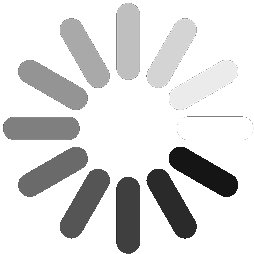
#> input picture visualization-consumer/loading_frames/temp01.png, 254 x 254 px; its folder holds only this picture in this run
$ python optimized_plot.py
#> lines starting #> are read from the running program, lines starting #| are printed output that depends on the picture; after the words box and inside, x2 and y2 are one past the last pixel; in counts of white or black regions, pixels touching at a corner belong together
# Current version. Replaces old/plot-v1.py and old/plot-v2.py.

import os
import pandas as pd
import cv2
import numpy as np
import time


def add_transparent_image(background, foreground, x_offset=None, y_offset=None):
    bg_h, bg_w, bg_channels = background.shape
    fg_h, fg_w, fg_channels = foreground.shape

    assert bg_channels == 3, f'background image should have exactly 3 channels (RGB). found:{bg_channels}'
    assert fg_channels == 4, f'foreground image should have exactly 4 channels (RGBA). found:{fg_channels}'

    if x_offset is None:
        x_offset = (bg_w - fg_w) // 2
    if y_offset is None:
        y_offset = (bg_h - fg_h) // 2

    w = min(fg_w, bg_w, fg_w + x_offset, bg_w - x_offset)
    h = min(fg_h, bg_h, fg_h + y_offset, bg_h - y_offset)

    if w < 1 or h < 1:
        return

    bg_x = max(0, x_offset)
    bg_y = max(0, y_offset)
    fg_x = max(0, x_offset * -1)
    fg_y = max(0, y_offset * -1)
    foreground = foreground[fg_y:fg_y + h, fg_x:fg_x + w]
    background_subsection = background[bg_y:bg_y + h, bg_x:bg_x + w]

    foreground_colors = foreground[:, :, :3]
    alpha_channel = foreground[:, :, 3] / 255

    alpha_mask = np.dstack((alpha_channel, alpha_channel, alpha_channel))

    composite = background_subsection * (1 - alpha_mask) + foreground_colors * alpha_mask

    background[bg_y:bg_y + h, bg_x:bg_x + w] = composite


frames_dir = './amazon-kinesis-video-streams-consumer-library-for-python/frames'
detections_dir = './amazon-kinesis-video-streams-consumer-library-for-python/detections'
processed_fragments_dir = './amazon-kinesis-video-streams-consumer-library-for-python/processed_fragments'
license_plates_dir = './amazon-kinesis-video-streams-consumer-library-for-python/license_plates'

visualized_fragments = set()
track_ids_ = []

current_license_text = None
current_license_track_id = None
license_plate_display_frames = 0
LICENSE_PLATE_DISPLAY_DURATION = 45

loading_frames = []
loading_frames_dir = './loading_frames'
if os.path.exists(loading_frames_dir):
    for file in sorted(os.listdir(loading_frames_dir)):
        img = cv2.imread(os.path.join(loading_frames_dir, file), cv2.IMREAD_UNCHANGED)
#> img is the input picture: shape (254, 254, 4); mean B, G, R, A 217.6, 217.6, 217.6, 81
        if img is not None:
            loading_frames.append(img)

TARGET_FPS = 12
FRAME_DELAY = int(1000 / TARGET_FPS)
PROCESSING_DELAY = 0.05
MIN_FRAGMENTS_TO_START = 2

# [73 lines left out: functions get_all_license_plates, update_license_plate_display, not called in this run]


def show_loading_animation(frame_template, loading_frames):
    """Show one cycle of loading animation"""
    if not loading_frames:
        frame = frame_template.copy()
        cv2.imshow('frame', frame)
        cv2.waitKey(100)
        return True

    for img in loading_frames:
        frame = frame_template.copy()
        add_transparent_image(frame, img)
        cv2.imshow('frame', frame)
        if cv2.waitKey(50) & 0xFF == ord('q'):
            return False
    return True


# [51 lines left out: function draw_detections_and_license_plate, not called in this run]


def main():
    global visualized_fragments

    frame_template = np.ones((960, 1440, 3), dtype=np.uint8) * 128

    print("="*60)
    print("VIDEO PROCESSOR STARTED")
    print("="*60)
    print(f"Target FPS: {TARGET_FPS}")
    print(f"Frame delay: {FRAME_DELAY}ms")
    print(f"Buffering: Waiting for {MIN_FRAGMENTS_TO_START} fragments before playback")
    print("License plates shown directly on detection boxes")
    print("Green box = License plate available")
    print("Red box = Processing license plate...")
    print("Press 'q' to quit, 'p' to pause")
    print("="*60)

    print("Showing loading animation...")
    for _ in range(2):
        if not show_loading_animation(frame_template, loading_frames):
            return
#> this loop made 1 pass; (key q is pressed on pass 1)
#> pass 1, in add_transparent_image, `alpha_channel = foreground[:, :, 3] / 255`:
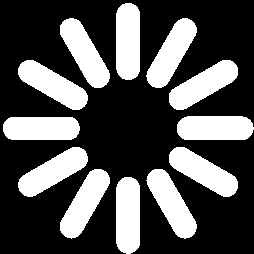
#> alpha_channel: shape (254, 254) float64; values 0 (black) and 1 (white), 31.8% white; 12 white regions, largest, box (x1, y1, x2, y2) and area: (116, 3, 140, 80) 1726, (116, 177, 140, 254) 1720, (177, 116, 254, 140) 1719
#> pass 1, in add_transparent_image, `composite = background_subsection * (1 - alpha_mask) + foreground_colo..`:
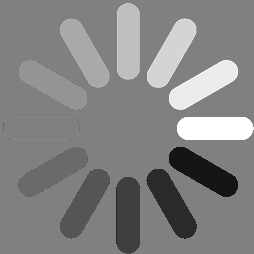
#> composite: shape (254, 254, 3) float64; min 21, max 255, mean 130.9

    frame_count = 0
    no_data_cycles = 0
    playback_started = False

    while True:
        if not os.path.exists(frames_dir) or not os.path.exists(processed_fragments_dir):
            no_data_cycles += 1
            if no_data_cycles % 10 == 0:
                print(f"Waiting for data directories... ({no_data_cycles} cycles)")
            if not show_loading_animation(frame_template, loading_frames):
                return
            continue

        frames_list = os.listdir(frames_dir)
        if not frames_list:
            no_data_cycles += 1
            if no_data_cycles % 10 == 0:
                print(f"Waiting for frames... ({no_data_cycles} cycles)")
            if not show_loading_animation(frame_template, loading_frames):
                return
            continue

        no_data_cycles = 0

        fragments = sorted(set([f.split('-')[0] for f in frames_list]))
        fragments_object_detection = set(os.listdir(processed_fragments_dir))

        ready_fragments = []
        for fragment in fragments:
            if fragment not in visualized_fragments and fragment in fragments_object_detection:
                detection_file = os.path.join(detections_dir, f'{fragment}.csv')
                if os.path.exists(detection_file):
                    ready_fragments.append(fragment)

        if not playback_started and len(ready_fragments) < MIN_FRAGMENTS_TO_START:
            print(f"Buffering... ({len(ready_fragments)}/{MIN_FRAGMENTS_TO_START} fragments ready)")
            if not show_loading_animation(frame_template, loading_frames):
                return
            continue

        if not playback_started:
            print(f"Buffer ready! Starting playback with {len(ready_fragments)} fragments")
            playback_started = True

        frames_played_this_cycle = 0

        for fragment in ready_fragments:
            if fragment in visualized_fragments:
                continue

            visualized_fragments.add(fragment)

            detection_file = os.path.join(detections_dir, f'{fragment}.csv')

            try:
                data = pd.read_csv(detection_file)
            except Exception as e:
                print(f"Error reading detection file: {e}")
                continue

            fragment_frames = sorted([f for f in frames_list if fragment in f],
                                   key=lambda x: int(x[:-4].split('-')[1]))

            print(f"Processing fragment {fragment} ({len(fragment_frames)} frames)")

            for frame_path in fragment_frames:
                frame_start = time.time()

                full_path = os.path.join(frames_dir, frame_path)
                frame = cv2.imread(full_path)

                if frame is None:
                    continue

                try:
                    frame_number = int(frame_path[:-4].split('-')[1])
                except (ValueError, IndexError):
                    continue

                detections = data[data['frame_number'] == frame_number]

                draw_detections_and_license_plate(frame, detections)

                cv2.imshow('frame', frame)

                processing_time = (time.time() - frame_start) * 1000
                delay = max(10, int(FRAME_DELAY - processing_time))

                key = cv2.waitKey(delay) & 0xFF
                if key == ord('q'):
                    print("\nQuitting...")
                    cv2.destroyAllWindows()
                    return
                elif key == ord('p'):
                    print("Paused. Press any key to continue...")
                    cv2.waitKey(0)

                try:
                    os.remove(full_path)
                except OSError:
                    pass

                frame_count += 1
                frames_played_this_cycle += 1

                time.sleep(PROCESSING_DELAY)

            print(f"  Completed fragment {fragment}")

        if frame_count % 50 == 0 and frame_count > 0:
            print(f"Total frames played: {frame_count}")

        if frames_played_this_cycle == 0:
            if not show_loading_animation(frame_template, loading_frames):
                return


if __name__ == "__main__":
    try:
        main()
    except KeyboardInterrupt:
        print("\n\nStopped by user")
    finally:
        cv2.destroyAllWindows()
        print("Cleanup complete")
